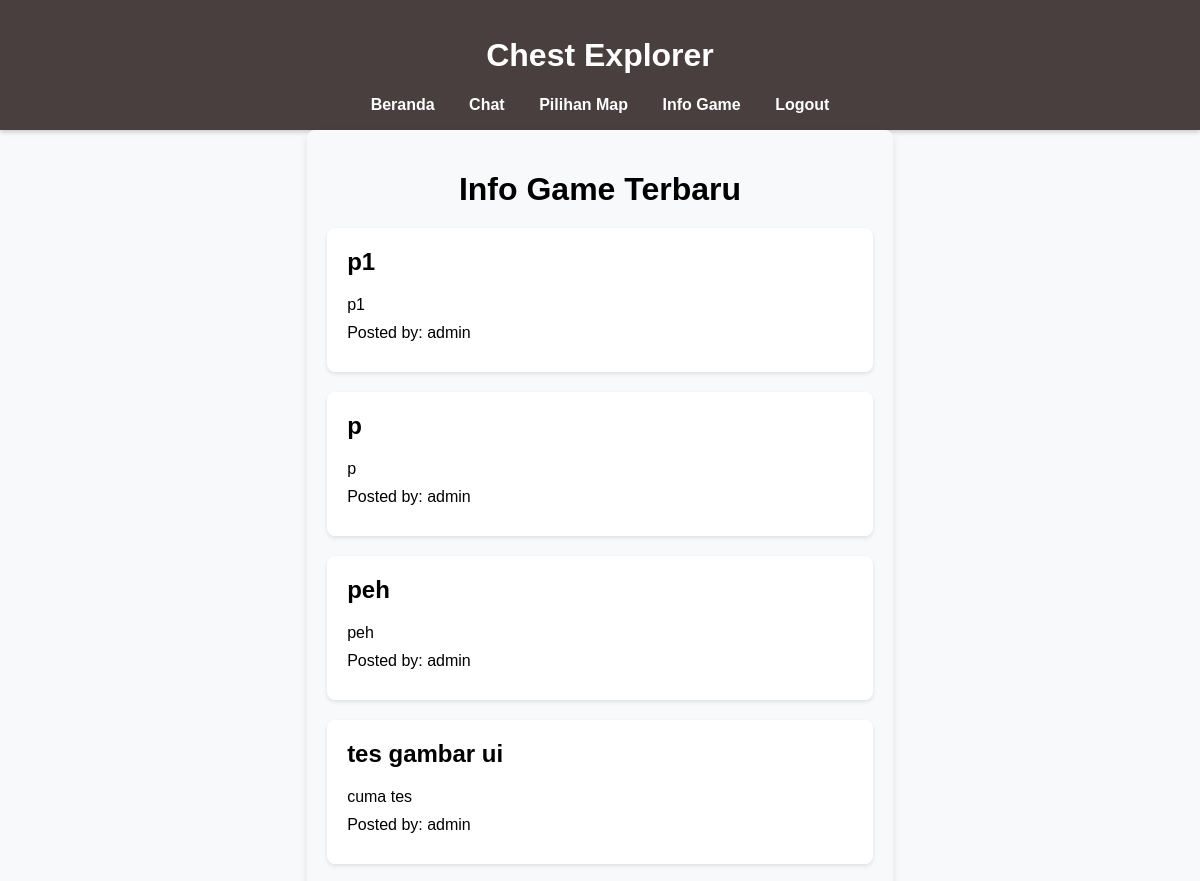
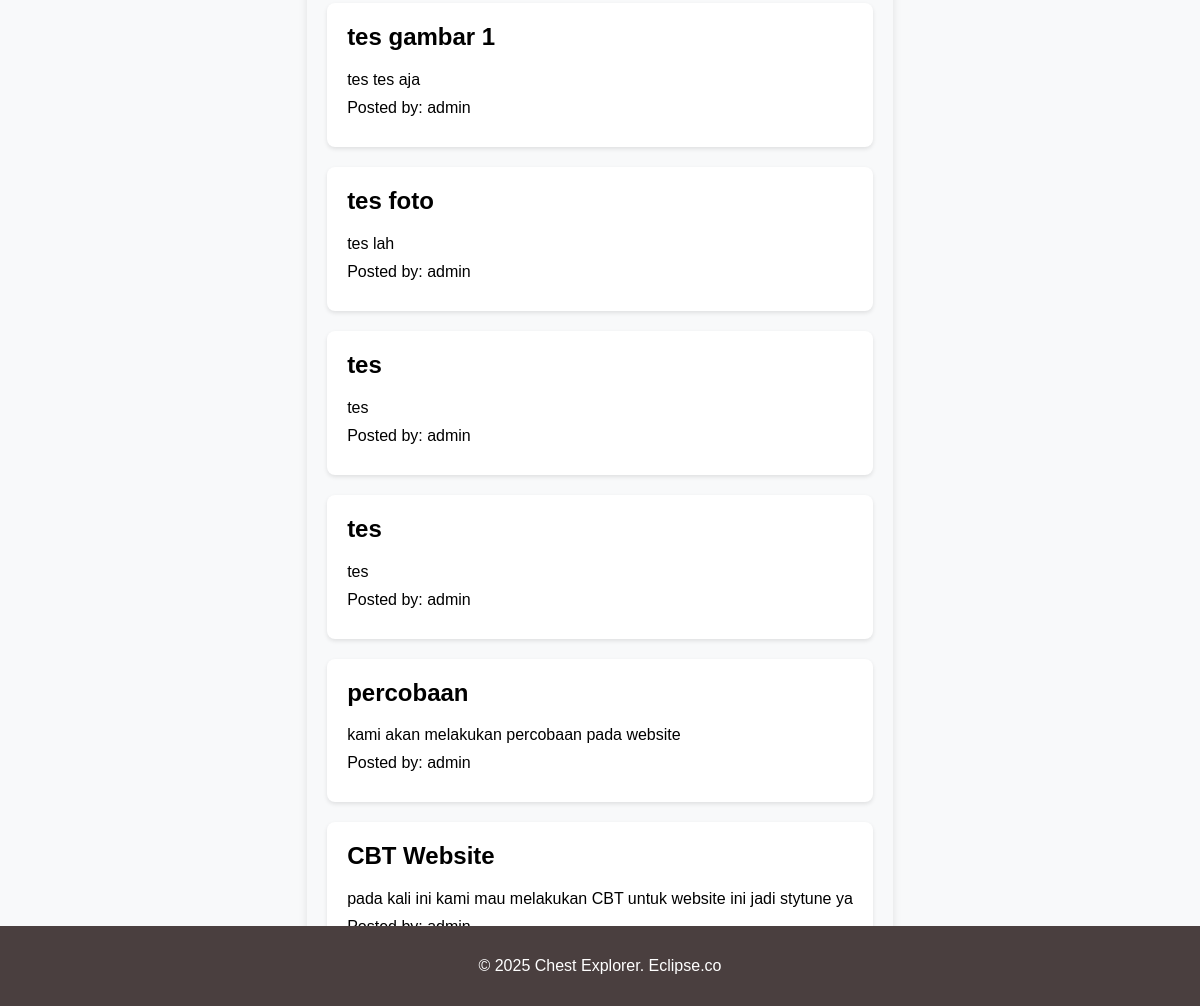
The page /Controllers/player/info.php (signed in) on the database its author committed (2 pictures, top to bottom).
### tables this page shows
CREATE TABLE `game_info` (
  `id` int(11) NOT NULL,
  `title` varchar(255) NOT NULL,
  `content` text NOT NULL,
  `date_posted` datetime DEFAULT current_timestamp(),
  `author` varchar(60) NOT NULL,
  `gambar` varchar(255) NOT NULL
);

### Models/GameInfoModel.php (called while the page is built, shortened)
<?php
class GameInfoModel {
    private $db;
    public function __construct() {
        global $koneksi;
        $this->db = $koneksi;
    }
    public function getInfos() {
        $sql = "SELECT * FROM game_info ORDER BY date_posted DESC";
        $result = $this->db->query($sql);
        $infos = [];
        while ($row = $result->fetch_assoc()) {
            $infos[] = $row;
        }
        return $infos;
    }
}
?>

### Controllers/player/info.php (the view, shortened to what this page needs)
<?php
require_once('../../Views/header.php');
?>
<!DOCTYPE html>
<html lang="id">
<head>
    <link rel="stylesheet" href="../../Asset/Style.css">
</head>
<body>
    <div class="game-info-container">
        <h1>Info Game Terbaru</h1>
        <?php
        require_once '../../Models/GameInfoModel.php';
        $gameInfoModel = new GameInfoModel();
        $infos = $gameInfoModel->getInfos();
        foreach ($infos as $info) {
    echo "<div class='info-box'>";
    echo "<h2>" . htmlspecialchars($info['title']) . "</h2>";
    echo "<p>" . htmlspecialchars($info['content']) . "</p>";
    echo "<p>Posted by: " . htmlspecialchars($info['author']) . "</p>";
    echo "</div>";
}
        ?>
    </div>
</body>
</html>
<?php
require_once('../../Views/footer.php');
?>

### Asset/Style.css (style rules this page uses)
body { margin: 0; font-family: 'Comic Sans MS', cursive, sans-serif; background-color: #f8f9fa; }
:root { --input-padding-x: 0.75rem; --input-padding-y: 0.75rem; --font-family-sans-serif: 'Nunito', sans-serif; --font-size-base: 1rem; --line-height-base: 1.6; }
body { font-size: var(--font-size-base); }
body, html { height: 100%; margin: 0; display: flex; flex-direction: column; }

### Views/header.php (style rules this page uses)
body { margin: 0; font-family: 'Comic Sans MS', cursive, sans-serif; background-color: #f8f9fa; }

### Controllers/player/info.php (style rules this page uses)
.game-info-container { max-width: 800px; margin: 0 auto; padding: 20px; background-color: #f8f9fa; border-radius: 8px; box-shadow: 0 4px 8px rgba(0, 0, 0, 0.1); }
.game-info-container h1 { text-align: center; margin-bottom: 20px; }
.info-box { background-color: #fff; padding: 20px; margin-bottom: 20px; border-radius: 8px; box-shadow: 0 2px 4px rgba(0, 0, 0, 0.1); }
.info-box h2 { margin-top: 0; }
.info-box p { margin: 10px 0; }

### rows shown on the page
game_info: title "p1", content "p1", author "admin"
game_info: title "p", content "p", author "admin"
game_info: title "peh", content "peh", author "admin"
game_info: title "tes gambar ui", content "cuma tes", author "admin"
game_info: title "tes gambar 1", content "tes tes aja", author "admin"
game_info: title "tes foto", content "tes lah", author "admin"
game_info: title "tes", content "tes", author "admin"
game_info: title "tes", content "tes", author "admin"
game_info: title "percobaan", content "kami akan melakukan percobaan pada website", author "admin"
game_info: title "CBT Website", content "pada kali ini kami mau melakukan CBT untuk website ini jadi stytune ya"
